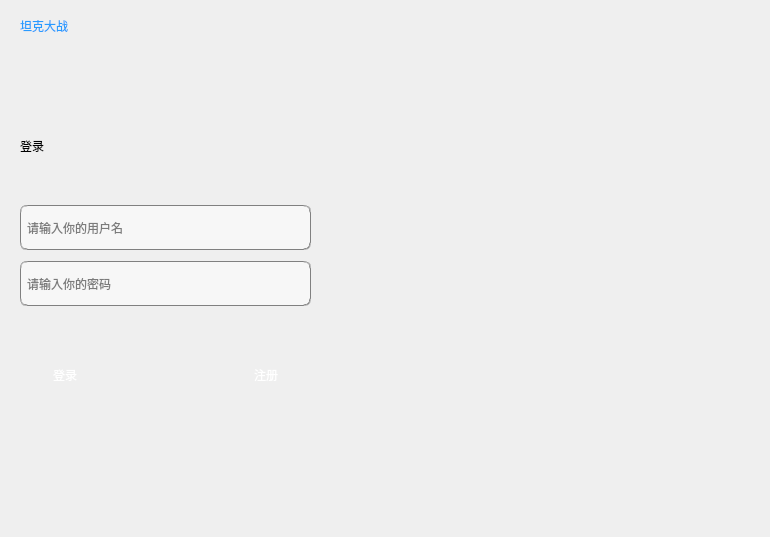
<?xml version="1.0" encoding="UTF-8"?>
<ui version="4.0">
 <class>Login</class>
 <widget class="QWidget" name="Login">
  <property name="geometry">
   <rect>
    <x>0</x>
    <y>0</y>
    <width>770</width>
    <height>537</height>
   </rect>
  </property>
  <property name="windowTitle">
   <string>Form</string>
  </property>
  <widget class="QLabel" name="label">
   <property name="geometry">
    <rect>
     <x>20</x>
     <y>10</y>
     <width>151</width>
     <height>31</height>
    </rect>
   </property>
   <property name="styleSheet">
    <string notr="true">color: rgb(41, 155, 255);
font: 10pt &quot;Arial&quot;;</string>
   </property>
   <property name="text">
    <string>坦克大战</string>
   </property>
  </widget>
  <widget class="QLabel" name="label_image">
   <property name="geometry">
    <rect>
     <x>370</x>
     <y>10</y>
     <width>391</width>
     <height>521</height>
    </rect>
   </property>
   <property name="styleSheet">
    <string notr="true">border-radius:7px;padding:0px 0px;</string>
   </property>
   <property name="text">
    <string/>
   </property>
  </widget>
  <widget class="QWidget" name="layoutWidget">
   <property name="geometry">
    <rect>
     <x>40</x>
     <y>340</y>
     <width>251</width>
     <height>71</height>
    </rect>
   </property>
   <layout class="QHBoxLayout" name="horizontalLayout">
    <item>
     <widget class="QPushButton" name="btn_signin">
      <property name="minimumSize">
       <size>
        <width>50</width>
        <height>40</height>
       </size>
      </property>
      <property name="styleSheet">
       <string notr="true">background-color: qlineargradient(spread:pad, x1:0.52, y1:1, x2:0.54, y2:0, 
stop:0.0112994 rgba(64, 145, 252, 255), 
stop:1 rgba(255, 255, 255, 255));
color: rgb(255, 255, 255);

border:0px groove gray;border-radius:
7px;padding:2px 4px;
font: 14pt &quot;Candara&quot;;</string>
      </property>
      <property name="text">
       <string>登录</string>
      </property>
     </widget>
    </item>
    <item>
     <spacer name="horizontalSpacer">
      <property name="orientation">
       <enum>Qt::Horizontal</enum>
      </property>
      <property name="sizeHint" stdset="0">
       <size>
        <width>40</width>
        <height>20</height>
       </size>
      </property>
     </spacer>
    </item>
    <item>
     <widget class="QPushButton" name="btn_signup">
      <property name="minimumSize">
       <size>
        <width>50</width>
        <height>40</height>
       </size>
      </property>
      <property name="styleSheet">
       <string notr="true">background-color: qlineargradient(spread:pad, x1:0.52, y1:1, x2:0.54, y2:0, 
stop:0.0112994 rgba(64, 145, 252, 255), 
stop:1 rgba(255, 255, 255, 255));
color: rgb(255, 255, 255);

border:0px groove gray;border-radius:
7px;padding:2px 4px;
font: 14pt &quot;Candara&quot;;</string>
      </property>
      <property name="text">
       <string>注册</string>
      </property>
     </widget>
    </item>
   </layout>
  </widget>
  <widget class="QWidget" name="layoutWidget_2">
   <property name="geometry">
    <rect>
     <x>20</x>
     <y>200</y>
     <width>291</width>
     <height>111</height>
    </rect>
   </property>
   <layout class="QVBoxLayout" name="verticalLayout">
    <item>
     <widget class="QLineEdit" name="lineEdit_username">
      <property name="minimumSize">
       <size>
        <width>0</width>
        <height>45</height>
       </size>
      </property>
      <property name="styleSheet">
       <string notr="true">background-color: rgb(247, 247, 247);
border:1px groove gray;border-radius:
7px;padding:2px 4px;
font: 10pt &quot;Candara&quot;;</string>
      </property>
      <property name="text">
       <string/>
      </property>
      <property name="placeholderText">
       <string>请输入你的用户名</string>
      </property>
     </widget>
    </item>
    <item>
     <widget class="QLineEdit" name="lineEdit_password">
      <property name="minimumSize">
       <size>
        <width>0</width>
        <height>45</height>
       </size>
      </property>
      <property name="styleSheet">
       <string notr="true">background-color: rgb(247, 247, 247);
border:1px groove gray;border-radius:
7px;padding:2px 4px;
font: 10pt &quot;Candara&quot;;</string>
      </property>
      <property name="text">
       <string/>
      </property>
      <property name="echoMode">
       <enum>QLineEdit::Password</enum>
      </property>
      <property name="placeholderText">
       <string>请输入你的密码</string>
      </property>
     </widget>
    </item>
   </layout>
  </widget>
  <widget class="QLabel" name="label_2">
   <property name="geometry">
    <rect>
     <x>20</x>
     <y>120</y>
     <width>191</width>
     <height>51</height>
    </rect>
   </property>
   <property name="styleSheet">
    <string notr="true">font: 87 20pt &quot;Arial Black&quot;;</string>
   </property>
   <property name="text">
    <string>登录</string>
   </property>
  </widget>
 </widget>
 <resources/>
 <connections/>
</ui>
